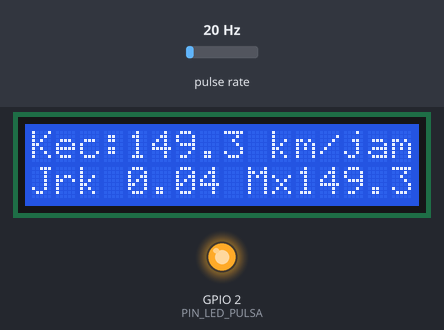
This sketch was run on a simulated ESP32. On the bench: 16×2 character LCD, output pins drawn as LEDs (lit = HIGH). Wiring (inferred from the names in the program): pulse sensor: data GPIO 27. Dashed ring = blinking. Inputs (shaded band) come from the test bench; at power-on: pulse rate 20 Hz. What the sketch prints to the serial monitor is not drawn.

Above: at 3.2 s.
3.3 s: pulse rate (sensor on GPIO 27) set to 14 Hz
At 4.4 s:
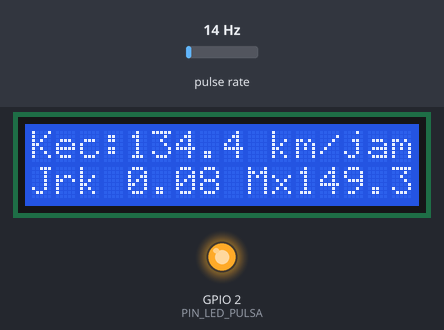
6.1 s: pulse rate (sensor on GPIO 27) set to 11 Hz
At 6.35 s:
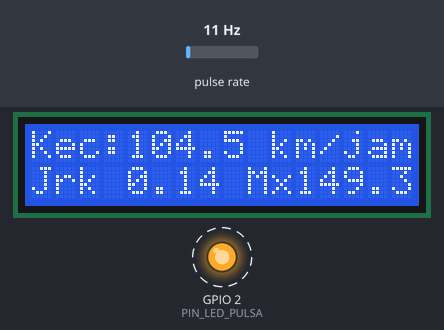
8.8 s: pulse rate (sensor on GPIO 27) set to 4 Hz
At 9.9 s:
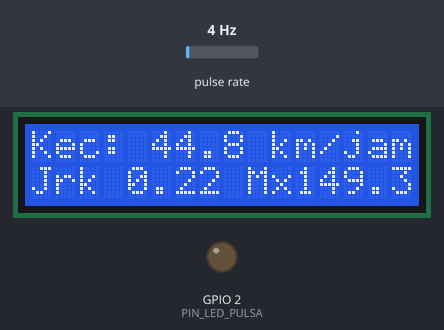
Timing chart, 0 to 17.1 s (numbered marks = the images above; inputs shaded):
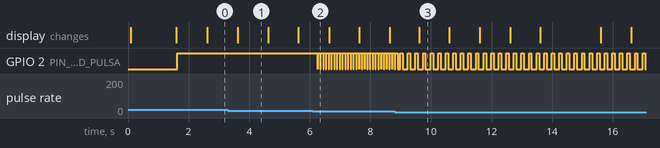

The sketch:

PengukurKecepatanSepedaHall.ino
```cpp
/*
  Pengukur Kecepatan Sepeda dengan Sensor Hall — ESP32 + LCD I2C
  ================================================================
  Cara kerja:
  Satu magnet kecil ditempel di jari-jari roda, sensor Hall A3144
  (modul KY-003) dipasang di garpu depan. Setiap kali magnet lewat
  di depan sensor, sensor mengirim satu pulsa (LOW) ke ESP32.
  ESP32 menghitung pulsa tiap detik, lalu mengubahnya menjadi
  kecepatan (km/jam) memakai keliling roda, dan menampilkannya
  di LCD 16x2 I2C bersama jarak tempuh dan kecepatan tertinggi.

  Rumus:
    keliling roda (m) = phi x diameter roda (m)
    kecepatan (km/jam) = pulsa per detik x keliling roda x 3,6

  Kalibrasi: ukur keliling rodamu sekali saja (diameter x 3,14),
  lalu ubah DIAMETER_RODA_MM di bawah. Roda 26 inci = 660 mm.

  Video penjelasan (60 detik): link menyusul setelah upload
  Repo: https://github.com/oerban70-cloud/pengukur-kecepatan-sepeda-hall
*/

#include <Wire.h>
#include <LiquidCrystal_I2C.h>

// ---------- Konfigurasi pin ----------
const uint8_t PIN_SENSOR_HALL = 27;   // OUT sensor Hall -> GPIO27 (interrupt)
const uint8_t PIN_LED_PULSA    = 2;   // LED bawaan board, berkedip tiap pulsa
const uint8_t PIN_SDA_LCD      = 21;  // SDA bus I2C
const uint8_t PIN_SCL_LCD      = 22;  // SCL bus I2C
const uint8_t ALAMAT_LCD       = 0x27;
const uint8_t KOLOM_LCD        = 16;
const uint8_t BARIS_LCD        = 2;

// ---------- Konfigurasi roda ----------
// Diameter roda 26 inci = 660 mm. Satu magnet per putaran roda.
const float DIAMETER_RODA_MM   = 660.0;
const uint8_t MAGNET_PER_PUTARAN = 1;
const float MM_KE_M            = 1000.0;   // 1 m = 1000 mm
const float DETIK_KE_JAM       = 3600.0;   // 1 jam = 3600 detik
const float M_KE_KM            = 1000.0;   // 1 km = 1000 m
const float PI_NILAI           = 3.14159265;

// ---------- Konfigurasi waktu ----------
const unsigned long PERIODE_HITUNG_MS   = 1000;  // hitung kecepatan tiap 1 detik
const unsigned long JEDA_MIN_PULSA_MS   = 20;    // abaikan pulsa < 20 ms (pantulan/noise)
const unsigned long DURASI_KEDIP_LED_MS = 80;    // LED menyala 80 ms tiap pulsa
const unsigned long BAUD_SERIAL         = 115200;

// ---------- State (dibagi dengan ISR) ----------
volatile unsigned long jumlahPulsa  = 0;   // pulsa sejak awal (total)
volatile unsigned long waktuPulsaTerakhirMs = 0;
volatile bool pulsaBaru = false;

// ---------- State utama ----------
float kelilingRodaM      = 0.0;   // keliling roda dalam meter
float kecepatanKmh       = 0.0;   // kecepatan saat ini
float kecepatanMaksKmh   = 0.0;   // kecepatan tertinggi sejak dinyalakan
float jarakTempuhKm      = 0.0;   // jarak total sejak dinyalakan
unsigned long pulsaTerakhirDihitung = 0;
unsigned long waktuHitungTerakhirMs = 0;
unsigned long waktuLedMenyalaMs     = 0;

LiquidCrystal_I2C lcd(ALAMAT_LCD, KOLOM_LCD, BARIS_LCD);

// Interrupt: dipanggil tiap magnet lewat sensor (sinyal turun ke LOW).
// Hanya menghitung, tanpa delay dan tanpa akses LCD/Serial di sini.
void IRAM_ATTR saatMagnetLewat() {
  unsigned long sekarang = millis();
  if (sekarang - waktuPulsaTerakhirMs >= JEDA_MIN_PULSA_MS) {
    waktuPulsaTerakhirMs = sekarang;
    jumlahPulsa++;
    pulsaBaru = true;
  }
}

// Hitung kecepatan dari pulsa yang masuk selama satu periode.
// Dipanggil tiap PERIODE_HITUNG_MS dari loop().
void hitungKecepatan() {
  unsigned long sekarang = millis();
  unsigned long pulsaPeriode = jumlahPulsa - pulsaTerakhirDihitung;
  pulsaTerakhirDihitung = jumlahPulsa;

  // pulsa/detik x keliling (m) = m/detik; x 3,6 = km/jam.
  kecepatanKmh = (float)pulsaPeriode / MAGNET_PER_PUTARAN
               * kelilingRodaM * DETIK_KE_JAM / M_KE_KM
               * (1000.0 / (float)PERIODE_HITUNG_MS);
  if (kecepatanKmh > kecepatanMaksKmh) {
    kecepatanMaksKmh = kecepatanKmh;
  }
  jarakTempuhKm += (float)pulsaPeriode / MAGNET_PER_PUTARAN
                 * kelilingRodaM / M_KE_KM;
  waktuHitungTerakhirMs = sekarang;
}

// Tampilkan kecepatan, jarak, dan kecepatan tertinggi di LCD.
void tampilkanLcd() {
  char barisAtas[KOLOM_LCD + 1];
  char barisBawah[KOLOM_LCD + 1];
  snprintf(barisAtas, sizeof(barisAtas), "Kec:%5.1f km/jam", kecepatanKmh);
  snprintf(barisBawah, sizeof(barisBawah), "Jrk%5.2f Mx%4.1f",
           jarakTempuhKm, kecepatanMaksKmh);
  lcd.setCursor(0, 0);
  lcd.print(barisAtas);
  lcd.setCursor(0, 1);
  lcd.print(barisBawah);
}

// Kirim data ke Serial Monitor (untuk kalibrasi & debug).
void tampilkanSerial() {
  Serial.print("Kecepatan: ");
  Serial.print(kecepatanKmh, 1);
  Serial.print(" km/jam | Maks: ");
  Serial.print(kecepatanMaksKmh, 1);
  Serial.print(" km/jam | Jarak: ");
  Serial.print(jarakTempuhKm, 2);
  Serial.print(" km | Pulsa total: ");
  Serial.println(jumlahPulsa);
}

void setup() {
  Serial.begin(BAUD_SERIAL);

  kelilingRodaM = PI_NILAI * DIAMETER_RODA_MM / MM_KE_M;
  Serial.print("Keliling roda: ");
  Serial.print(kelilingRodaM, 3);
  Serial.println(" m");

  pinMode(PIN_SENSOR_HALL, INPUT_PULLUP);  // A3144 open-collector, butuh pull-up
  pinMode(PIN_LED_PULSA, OUTPUT);
  digitalWrite(PIN_LED_PULSA, LOW);

  Wire.begin(PIN_SDA_LCD, PIN_SCL_LCD);
  lcd.init();
  lcd.backlight();
  lcd.setCursor(0, 0);
  lcd.print("Speedometer");
  lcd.setCursor(0, 1);
  lcd.print("Sepeda ESP32");
  delay(1500);
  lcd.clear();

  // Interrupt di sisi turun: sensor Hall aktif LOW saat magnet dekat.
  attachInterrupt(digitalPinToInterrupt(PIN_SENSOR_HALL),
                  saatMagnetLewat, FALLING);
  waktuHitungTerakhirMs = millis();
}

void loop() {
  unsigned long sekarang = millis();

  // LED berkedip singkat tiap ada pulsa baru.
  if (pulsaBaru) {
    pulsaBaru = false;
    digitalWrite(PIN_LED_PULSA, HIGH);
    waktuLedMenyalaMs = sekarang;
  }
  if (digitalRead(PIN_LED_PULSA) == HIGH
      && sekarang - waktuLedMenyalaMs >= DURASI_KEDIP_LED_MS) {
    digitalWrite(PIN_LED_PULSA, LOW);
  }

  // Hitung kecepatan tiap satu detik.
  if (sekarang - waktuHitungTerakhirMs >= PERIODE_HITUNG_MS) {
    hitungKecepatan();
    tampilkanLcd();
    tampilkanSerial();
  }
}
```

Measured:
- the behaviour switches between 13 and 12 Hz on pulse rate (sensor on GPIO 27) (found by bisection; images 1 and 2)
- after the input at 6.1 s, GPIO 2 (PIN_LED_PULSA): alternates HIGH for 0.08 s and LOW for 0.01 s, starting after 0.16 s
- what the display in image 1 shows lasts 1.0 s, from 3.6 s to 4.6 s
